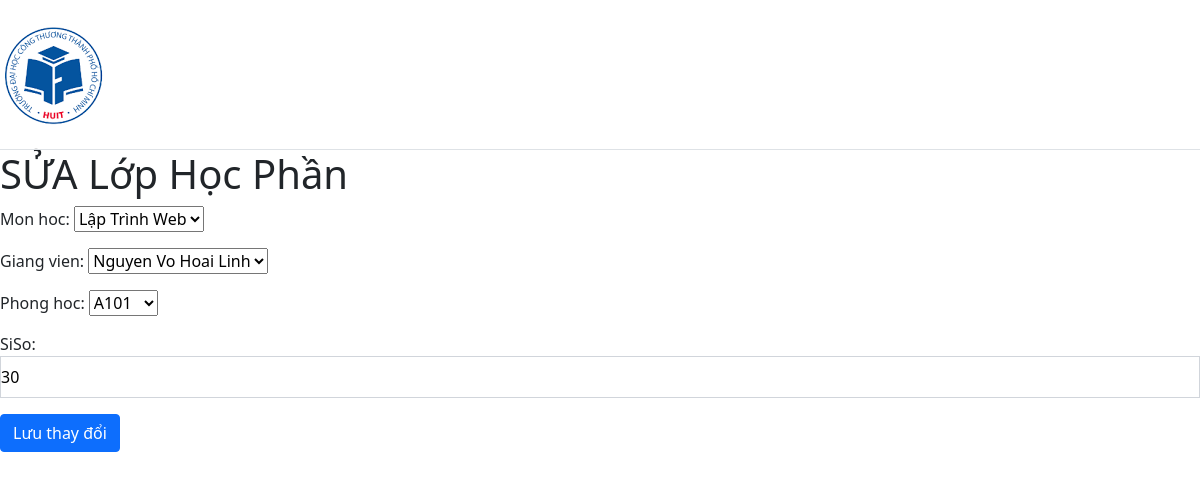
The page /TKB_APP/suaLopHocPhan/15/ on the database its author committed.
### TKB_APP/models.py (models this page shows, shortened)
class LopHocPhan(models.Model):
    mon_hoc = models.ForeignKey(MonHoc, on_delete=models.CASCADE)
    giang_vien = models.ForeignKey(GiangVien, on_delete=models.CASCADE)
    phong_hoc = models.ForeignKey(PhongHoc, on_delete=models.CASCADE)
    SiSo = models.IntegerField()

### TKB_APP/views.py (the view)
# urls.py: path('suaLopHocPhan/<int:lop_hoc_phan_id>/', views.suaLopHocPhan, name='suaLopHocPhan'),
def suaLopHocPhan(request, lop_hoc_phan_id):
    lop_hoc_phan= get_object_or_404(LopHocPhan, id=lop_hoc_phan_id)
    if request.method == 'POST':
        form = LopHocPhanForm(request.POST, request.FILES, instance=lop_hoc_phan)
        if form.is_valid():
            form.save()
            return HttpResponseRedirect('/TKB_APP/schedule')
    else:
        form = LopHocPhanForm(instance=lop_hoc_phan)
    return render(request, 'pages/SuaLopHocPhan.html', {'form': form})

### TKB_APP/forms.py (shortened to what this page needs)
class LopHocPhanForm(forms.ModelForm):
    class Meta:
        model = LopHocPhan
        fields = ['mon_hoc','giang_vien','phong_hoc','SiSo']

### TKB_APP/models.py (called while the page is built)
    def __str__(self):
        return self.TenGiangVien

    def __str__(self):
        return self.TenMonHoc

    def __str__(self):
        return self.TenPhongHoc

### TKB_APP/templates/pages/SuaLopHocPhan.html (shortened to what this page needs)
{% extends "pages/layout.html" %}
{% block content %}
<main class="p-6 sm:p-10 space-y-6">
  <div class="flex flex-col space-y-6 md:space-y-0 md:flex-row justify-between">
      <div class="mr-6">
          <h1 class="text-4xl font-semibold mb-2">SỬA Lớp  Học Phần</h1>
      </div>
  </div>
  <div class="bg-white p-6 rounded-lg shadow-md">
    <form method="post" class="space-y-4">
      {{ form.as_p }}
      <div class="flex justify-end">
        <button type="submit" class="btn btn-primary">Lưu thay đổi</button>
      </div>
    </form>
  </div>
</main>
{% endblock %}

### TKB_APP/templates/pages/SuaLopHocPhan.html (style rules this page uses)
input { border: 1px solid rgb(209 213 219); padding: 8px 0; width: 100%; }

### rows shown on the page
LopHocPhan: mon_hoc "Lập Trình Web", giang_vien "Nguyen Vo Hoai Linh", phong_hoc "A101", SiSo "30"
